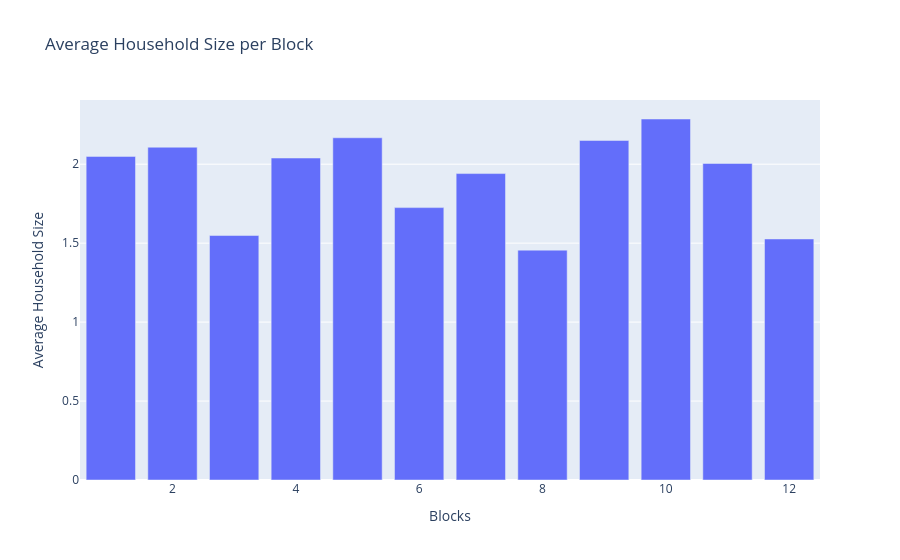

Notebook code cell kept with this figure:
### Code cell
block_avg = df.groupby("Blocks")["corrected_population"].mean().reset_index()

fig = px.bar(
    block_avg,
    x="Blocks",
    y="corrected_population",
    title="Average Household Size per Block",
    labels={"corrected_population": "Average Household Size"}
)

fig.show()

### Figure 1 — Plotly figure (JSON) as saved in the notebook; plotly's stock layout.template omitted (floating-point values rounded to 4 significant figures)
{"data": [{"hovertemplate": "Blocks=%{x}<br>Average Household Size=%{y}<extra></extra>", "legendgroup": "", "marker": {"color": "#636efa", "pattern": {"shape": ""}}, "name": "", "orientation": "v", "showlegend": false, "textposition": "auto", "type": "bar", "x": [1.0, 2.0, 3.0, 4.0, 5.0, 6.0, 7.0, 8.0, 9.0, 10.0, 11.0, 12.0], "xaxis": "x", "y": [2.049, 2.108, 1.548, 2.039, 2.167, 1.725, 1.941, 1.456, 2.15, 2.286, 2.005, 1.527], "yaxis": "y"}], "layout": {"barmode": "relative", "legend": {"tracegroupgap": 0}, "title": {"text": "Average Household Size per Block"}, "xaxis": {"anchor": "y", "domain": [0, 1], "title": {"text": "Blocks"}}, "yaxis": {"anchor": "x", "domain": [0, 1], "title": {"text": "Average Household Size"}}}}
